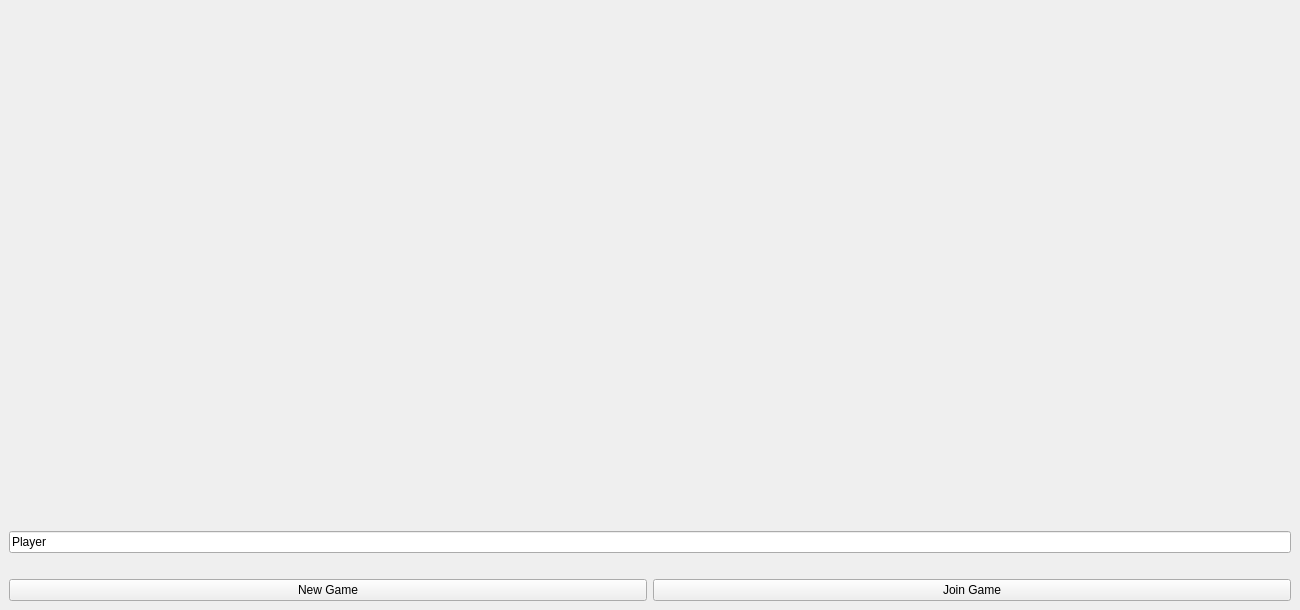
<?xml version="1.0" encoding="UTF-8"?>
<ui version="4.0">
 <class>Launcher</class>
 <widget class="QMainWindow" name="Launcher">
  <property name="geometry">
   <rect>
    <x>0</x>
    <y>0</y>
    <width>1300</width>
    <height>610</height>
   </rect>
  </property>
  <property name="windowTitle">
   <string>Placeholder</string>
  </property>
  <property name="toolTip">
   <string>&lt;html&gt;&lt;head/&gt;&lt;body&gt;&lt;p&gt;&lt;br/&gt;&lt;/p&gt;&lt;/body&gt;&lt;/html&gt;</string>
  </property>
  <widget class="QWidget" name="centralwidget">
   <layout class="QVBoxLayout" name="verticalLayout">
    <item>
     <layout class="QVBoxLayout" name="verticalLayout_2">
      <item>
       <widget class="QLabel" name="label">
        <property name="text">
         <string>&lt;html&gt;&lt;head/&gt;&lt;body&gt;&lt;p&gt;&lt;img src=&quot;:/img/banner.png&quot;/&gt;&lt;/p&gt;&lt;/body&gt;&lt;/html&gt;</string>
        </property>
       </widget>
      </item>
      <item>
       <widget class="QLineEdit" name="lineEdit">
        <property name="text">
         <string>Player</string>
        </property>
       </widget>
      </item>
      <item>
       <spacer name="horizontalSpacer_3">
        <property name="orientation">
         <enum>Qt::Horizontal</enum>
        </property>
        <property name="sizeHint" stdset="0">
         <size>
          <width>40</width>
          <height>20</height>
         </size>
        </property>
       </spacer>
      </item>
     </layout>
    </item>
    <item>
     <layout class="QHBoxLayout" name="horizontalLayout">
      <item>
       <widget class="QPushButton" name="pushButton_2">
        <property name="text">
         <string>New Game</string>
        </property>
       </widget>
      </item>
      <item>
       <widget class="QPushButton" name="pushButton">
        <property name="text">
         <string>Join Game</string>
        </property>
       </widget>
      </item>
     </layout>
    </item>
   </layout>
  </widget>
 </widget>
 <resources>
  <include location="launcherBanner.qrc"/>
 </resources>
 <connections/>
</ui>
